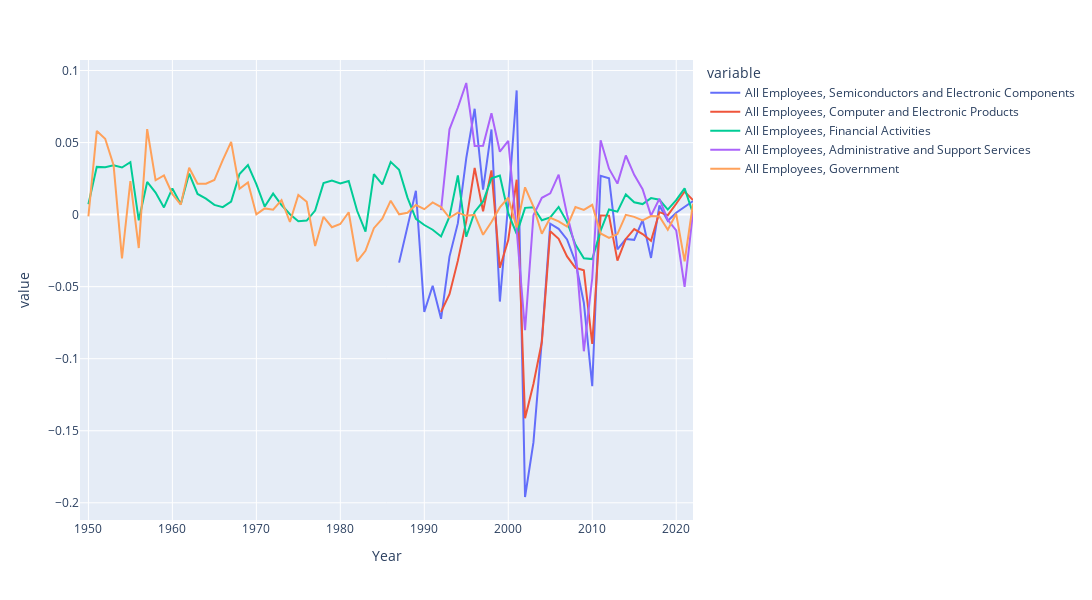

The notebook cell this image was saved under:
### Code cell
plotter(percents100, occs)
